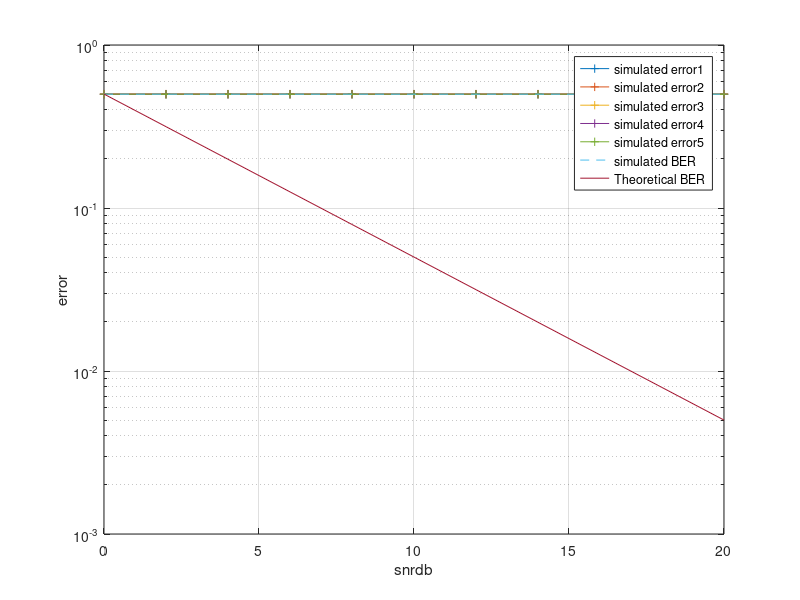

MATLAB code for this plot:
%% Generalized Code MIMO ZF Detector %%
clc; close all;
clear all;
N = 1e5; 
snrdb = 0:2:20; 
snrlinear = 10.^(snrdb/10);
Nt = input("Enter the number of Tx Antennas:");
Nr = input("Enter the number of Rx Antennas:"); 
L = Nr-Nt+1;
xtx = zeros(Nt, N); 
for tx_ant = 1:Nt 
    xn_temp = randi(2, 1, N) - 1; 
    xtx(tx_ant, :) = 2 * xn_temp -1;
end
for ind = 1:length(snrdb)
    H = zeros(Nr, Nt, N); 
    for rx_ant = 1:Nr 
        for tx_ant = 1:Nt
            H(rx_ant, tx_ant, :) = (1/sqrt(2)) * (complex(randn(1, N), randn(1, N))); 
        end 
    end
    n = zeros(Nr, N); 
    for rx_ant = 1:Nr 
        n(rx_ant, :) = (1/sqrt(snrlinear(ind))) * (complex(randn(1, N), randn(1,N)));
    end
    y = zeros(Nr, N); 
    for i = 1:N 
        y(:, i) = squeeze(H(:, :, i)) * xtx(:, i) + n(:, i);
    end
    z2 = zeros(Nt, N); 
    for i = 1:length(xtx) 
        y_vec = y(:, i); 
        h = squeeze(H(:, :,i)); 
        h_inverse = inv(ctranspose(h) * h) * ctranspose(h);
        z1 = h_inverse * y_vec; 
        z = z1> 0;
        z2(:, i) = 2 * z - 1;
    end
    error = zeros(1, Nt); 
    for j = 1:Nt
        error(j) = sum(abs(z2(j, :) ~= xtx(j, :))) / N;
    end
    for j = 1:Nt
        eval(['error' num2str(j) '(ind) = error(j);']);
    end
    BER(ind) = mean(error);
end

BER_TH = nchoosek(2*L-1, L) .* (1./(2.*snrlinear)).^L;
figure;
for j = 1:Nt
    semilogy(snrdb, eval(['error' num2str(j)]), '-+'); 
    hold on;
end 
semilogy(snrdb, BER, '--'); 
hold on; 
semilogy(snrdb, BER_TH); 
grid on;
xlabel('snrdb'); 
ylabel('error'); 
legend_str = {}; 
for stream = 1:Nt
    legend_str{end+1} = ['simulated error' num2str(stream)];
end
legend_str{end+1} = 'simulated BER';
legend_str{end+1} = 'Theoretical BER';
legend(legend_str);
